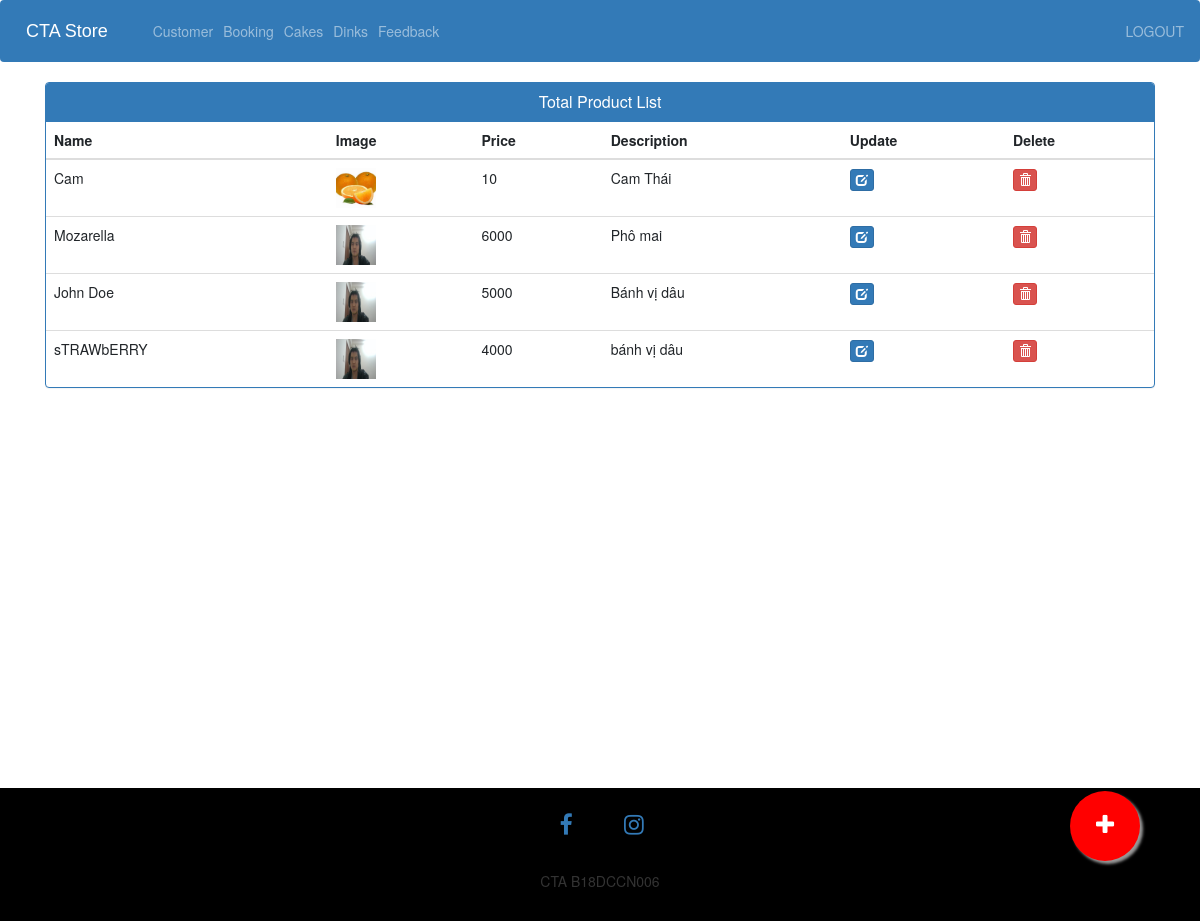
The app's page /admin-products (signed in) with its own data.
### ecom/models.py (models this page shows, shortened)
class Product(models.Model):
    name=models.CharField(max_length=40)
    product_image= models.ImageField(upload_to='product_image/',null=True,blank=True)
    price = models.PositiveIntegerField()
    description=models.CharField(max_length=40)

### ecom/views.py (the view)
# urls.py: path('admin-products', views.admin_products_view,name='admin-products'),
@login_required(login_url='adminlogin')
def admin_products_view(request):
    products=models.Product.objects.all()
    return render(request,'ecom/admin_products.html',{'products':products})

### templates/ecom/admin_products.html (shortened to what this page needs)
{% extends 'ecom/admin_base.html' %}
{% load static %}
{% block content %}
<head>
  <link href="//netdna.bootstrapcdn.com/bootstrap/3.0.0/css/bootstrap.min.css" rel="stylesheet" id="bootstrap-css">
</head>
<div class="container">
  <div class="panel panel-primary">
    <div class="panel-heading">
      <h6 class="panel-title">Total Product List</h6>
    </div>
    <table class="table table-hover" id="dev-table">
      <thead>
        <tr>
          <th>Name</th>
          <th>Image</th>
          <th>Price</th>
          <th>Description</th>
          <th>Update</th>
          <th>Delete</th>
        </tr>
      </thead>
      {% for p in products %}
      {% if p %}
      <tr>
        <td> {{p.name}}</td>
        <td> <img src="{% static p.product_image.url %}" alt="Profile Pic" height="40px" width="40px" /></td>
        <td>{{p.price}}</td>
        <td>{{p.description}}</td>
        <td><a class="btn btn-primary btn-xs" href="{% url 'update-product' p.id  %}"><span class="glyphicon glyphicon-edit"></span></a></td>
        <td><a class="btn btn-danger btn-xs" href="{% url 'delete-product' p.id  %}"><span class="glyphicon glyphicon-trash"></span></a></td>
      </tr>
      {%else%}
      <br><br><br>
      <h1>no products</h1>
      {% endif %}
      {% endfor %}
    </table>
  </div>
</div>
<a href="/admin-add-product" class="float">
<i class="fa fa-plus my-float"></i>
</a>
{% endblock content %}

### templates/ecom/admin_base.html (style rules this page uses)
.fa { font-size: 23px; width: 60px; text-align: center; text-decoration: none; margin: 5px 2px; border-radius: 50%; }

### templates/ecom/admin_products.html (style rules this page uses)
a:link { text-decoration: none; }
h6 { text-align: center; }
.float { position:fixed; width:70px; height:70px; bottom:60px; right:60px; background-color:red; color:#FFF; border-radius:50px; text-align:center; box-shadow: 3px 3px 3px #999; }
.my-float { margin-top:22px; }

### records on screen
Product: name "Cam", product_image (picture), price "10", description "Cam Thái"
Product: name "Mozarella", product_image (picture), price "6000", description "Phô mai"
Product: name "John Doe", product_image (picture), price "5000", description "Bánh vị dâu"
Product: name "sTRAWbERRY", product_image (picture), price "4000", description "bánh vị dâu"
